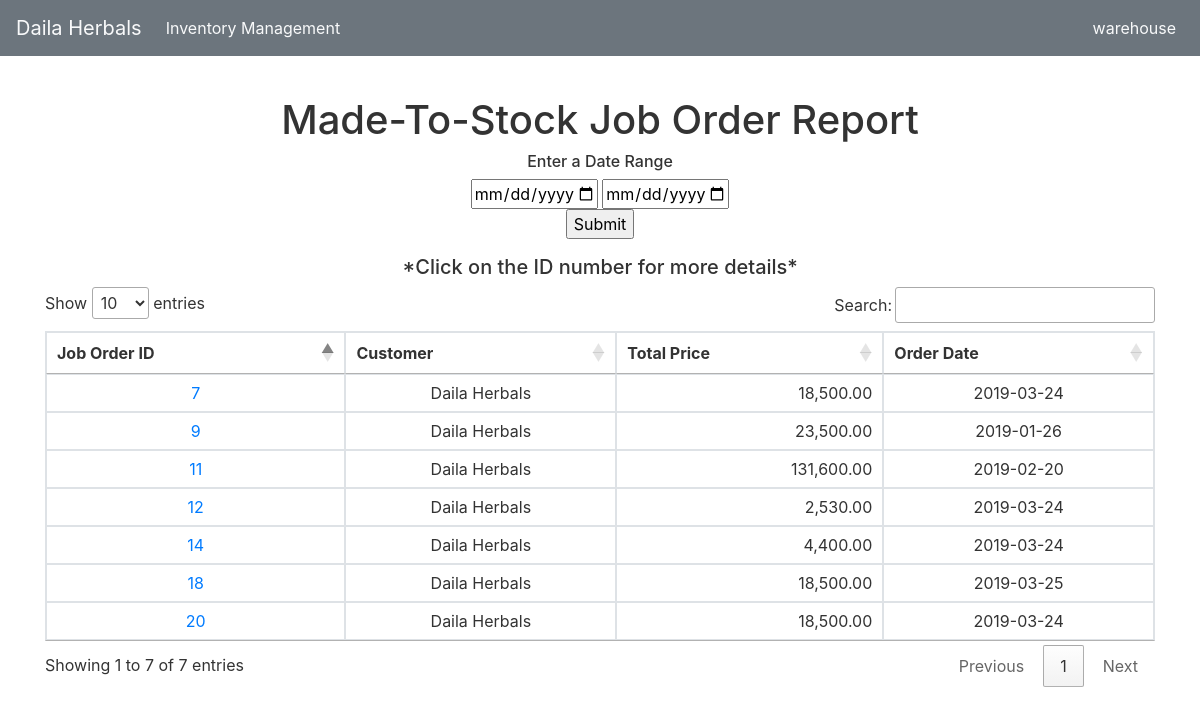
Page /jobOrderReportMTS.php (signed in) on the committed database.
### tables this page shows
CREATE TABLE `joborder` (
  `orderID` int(11) NOT NULL,
  `customerID` int(11) NOT NULL,
  `orderDate` date NOT NULL,
  `dueDate` date NOT NULL,
  `totalPrice` float NOT NULL,
  `remarks` varchar(255) NOT NULL,
  `type` varchar(45) NOT NULL,
  `status` text NOT NULL,
  `createdBy` int(11) NOT NULL
);

CREATE TABLE `customer` (
  `customerID` int(11) NOT NULL,
  `company` varchar(45) NOT NULL,
  `firstName` varchar(45) NOT NULL,
  `lastName` varchar(45) NOT NULL,
  `email` varchar(45) NOT NULL,
  `address` text NOT NULL,
  `contactNum` varchar(45) NOT NULL,
  `position` varchar(45) NOT NULL
);

### jobOrderReportMTS.php (the view, shortened to what this page needs)
<?php include "includes/sections/header.php"; ?>
<?php include "includes/sections/navbar.php"; ?>
<div class="container">
    <div class="row">
        <div class="col-lg-12">
            <h1 class="text-center"><br><br>
                Made-To-Stock Job Order Report
            </h1>
            <h6 class="text-center">
                Enter a Date Range
            </h6>
            <form method="post" class="text-center">
                <input type="date" id="txtDateMax" name="startDate">
                <input type="date" max="<?php echo date("Y-m-d"); ?>" name="endDate"><br>
                <input type="submit" name="search">
            </form>
            <h5 class="text-center">*Click on the ID number for more details*</h5>
        </div>
    </div>
    <div class="row">
        <div class="col-lg-12">
            <table class="table table-bordered table-hover" id="dataTables-example">
                <thead>
                <tr>
                    <th>Job Order ID</th>
                    <th>Customer</th>
                    <th>Total Price</th>
                    <th>Order Date</th>
                </tr>
                </thead>
                <tbody>
                <?php
                if (isset($_POST['search'])){
                    $startDate = $_POST['startDate'];
                    $endDate = $_POST['endDate'];
                    $result = mysqli_query($conn, "SELECT joborder.orderID AS JOID,
                                                        customer.company AS cName,
                                                        joborder.orderDate AS orderDate,
                                                        joborder.totalPrice AS totalPrice
                                                    FROM joborder
                                                    JOIN customer on joborder.customerID=customer.customerID
                                                    WHERE joborder.orderDate BETWEEN '$startDate' AND '$endDate'
                                                    AND joborder.type = 'Made to Stock'");
                    $count=mysqli_num_rows($result);
                    $result2 = mysqli_query($conn, "SELECT SUM(joborder.totalPrice) AS sum
                                                    FROM joborder
                                                    WHERE joborder.orderDate BETWEEN '$startDate' AND '$endDate'
                                                    AND joborder.type = 'Made to Stock'");
                    if ($count == "0"){
                        echo '<h2 class="text-center">No transactions within the specified range</h2>';
                    }
                    else {
                        echo '<h2 class="text-center">Transactions between ';
                        echo $startDate;
                        echo ' and ';
                        echo $endDate;
                        echo '</h2><br>';
                        while ($row = mysqli_fetch_array($result2)) {
                            $sum = $row['sum'];
                        }
                        while ($row = mysqli_fetch_array($result)) {
                            $id = $row['JOID'];
                            $name = $row['cName'];
                            $totalPrice = $row['totalPrice'];
                            $date = $row['orderDate'];
                            echo '<tr>';
                            echo '<td class="text-center">';
                            echo '<a href="detailsJO.php?id='.$id.'">';
                            echo $id;
                            echo '</a>';
                            echo '</td>';
                            echo '<td class="text-center">';
                            echo $name;
                            echo '</td>';
                            echo '<td class="text-center">';
                            echo number_format($totalPrice, 2);
                            echo '</td>';
                            echo '<td class="text-center">';
                            echo $date;
                            echo '</td>';
                            echo '</tr>';
                        }
                        echo '</tbody>';
                        echo '</table>';
                        echo '<div class="container">';
                        echo '<div class="row">';
                        echo '<div class="col-lg-12">';
                        echo '<h4 class="text-right">Total Revenue: ';
                        echo number_format($sum, 2);
                        echo '</h4>';
                        echo '</div>';
                        echo '</div>';
                        echo '</div>';
                    }
                }
                else{
                    $result = mysqli_query($conn, "SELECT joborder.orderID AS JOID,
                                                        customer.company AS cName,
                                                        joborder.orderDate AS orderDate,
                                                        joborder.totalPrice AS totalPrice
                                                    FROM joborder
                                                    JOIN customer on joborder.customerID=customer.customerID
                                                    WHERE joborder.type = 'Made to Stock'");
                    $count=mysqli_num_rows($result);
                    if ($count == "0"){
                        echo '<h2 class="text-center">There are no transactions yet</h2>';
                    }
                    else {
                        while ($row = mysqli_fetch_array($result)) {
                            $id = $row['JOID'];
                            $name = $row['cName'];
                            $totalPrice = $row['totalPrice'];
                            $date = $row['orderDate'];
                            echo '<tr>';
                            echo '<td class="text-center">';
                            echo '<a href="detailsJO.php?id='.$id.'">';
                            echo $id;
                            echo '</a>';
                            echo '</td>';
                            echo '<td class="text-center">';
                            echo $name;
                            echo '</td>';
                            echo '<td class="text-right">';
                            echo number_format($totalPrice, 2);
                            echo '</td>';
                            echo '<td class="text-center">';
                            echo $date;
                            echo '</td>';
                            echo '</tr>';
                        }
                        echo '</tbody>';
                        echo '</table>';
                        echo '<div class="container">';
                        echo '<div class="row">';
                        echo '<div class="col-lg-12">';
                        echo '</div>';
                        echo '</div>';
                        echo '</div>';
                    }
                }
                ?>
        </div>
    </div>
</div>

### includes/sections/header.php (style rules this page uses)
body { background: #fff; color: #333333; }

### rows in the picture
joborder: orderID "7", customerID.company "Daila Herbals", totalPrice "18,500.00", orderDate "2019-03-24"
joborder: orderID "9", customerID.company "Daila Herbals", totalPrice "23,500.00", orderDate "2019-01-26"
joborder: orderID "11", customerID.company "Daila Herbals", totalPrice "131,600.00", orderDate "2019-02-20"
joborder: orderID "12", customerID.company "Daila Herbals", totalPrice "2,530.00", orderDate "2019-03-24"
joborder: orderID "14", customerID.company "Daila Herbals", totalPrice "4,400.00", orderDate "2019-03-24"
joborder: orderID "18", customerID.company "Daila Herbals", totalPrice "18,500.00", orderDate "2019-03-25"
joborder: orderID "20", customerID.company "Daila Herbals", totalPrice "18,500.00", orderDate "2019-03-24"

### other values in the picture
$_SESSION['username'] "warehouse"
